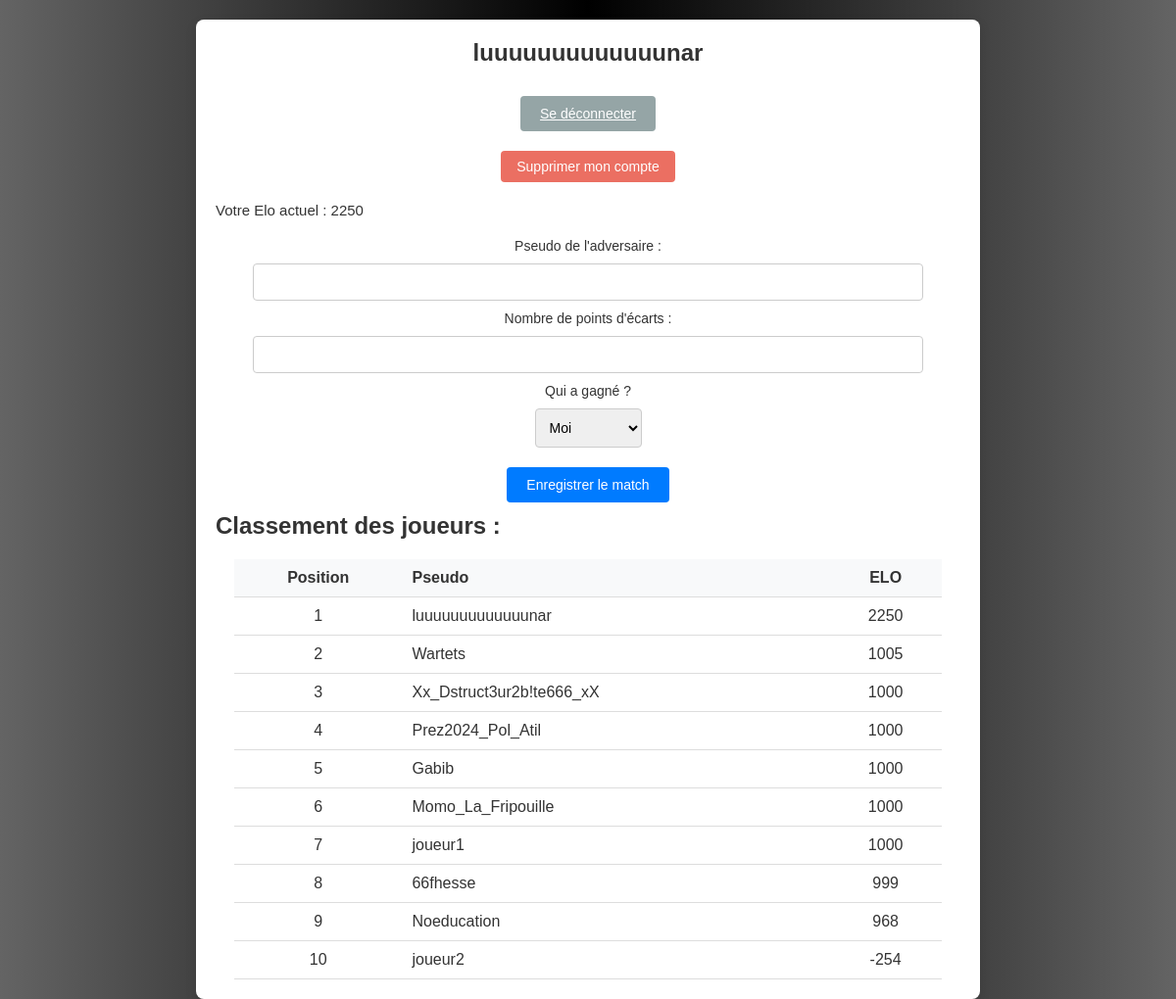
The app's page / (signed in) with its own data.
### app.py (models this page shows)
class User(db.Model):
    id = db.Column(db.Integer, primary_key=True)
    username = db.Column(db.String(80), unique=True, nullable=False)
    password_hash = db.Column(db.String(120), nullable=False)
    elo = db.Column(db.Integer, default=1000)

### app.py (the view)
@app.route('/')
def index():
    if 'user_id' not in session:
        return redirect(url_for('login'))
    user = User.query.get(session['user_id'])
    leaderboard = User.query.order_by(User.elo.desc()).all()
    return render_template('index.html', user=user, leaderboard=leaderboard)

### templates/index.html (shortened to what this page needs)
<!DOCTYPE html>
<html lang="fr">
<head>
    <link rel="stylesheet" href="{{ url_for('static', filename='style.css') }}">
</head>
<body>
    <div class="container">
        <header>
            <h1><span>{{ user.username }}</span></h1>
        </header>
        <section class="log-button">
			<a href="{{ url_for('logout') }}" class="btn secondary">Se déconnecter</a>
			<form action="{{ url_for('delete_account') }}" method="POST" onsubmit="return confirm('Êtes-vous sûr de vouloir supprimer votre compte ?')">
				<button type="submit" class="btn danger">Supprimer mon compte</button>
			</form>
        </section>
        <section class="elo">
            <p id="nbElo">Votre Elo actuel : {{ user.elo }}</p>
			<form action="{{ url_for('play_match') }}" method="POST" class="match-form" onsubmit="return validateMatchForm();">
				<label for="player2_username">Pseudo de l'adversaire :</label>
				<input id="player2_username" name="player2_username" required>
				<label for="points">Nombre de points d'écarts :</label>
				<input type="number" id="points" name="points" required>
				<label for="winner">Qui a gagné ?</label>
				<select name="winner" id="winner">
					<option value="1">Moi</option>
				</select>
				<button type="submit" class="btn primary">Enregistrer le match</button>
			</form>
        </section>
        <section class="leaderboard">
            <h2>Classement des joueurs :</h2>
            <table>
                <thead>
                    <tr>
                        <th style="text-align: center;">Position</th>
                        <th>Pseudo</th>
                        <th style="text-align: center;">ELO</th>
                    </tr>
                </thead>
                <tbody>
                    {% for player in leaderboard %}
                        <tr>
                            <td style="text-align: center;">{{ loop.index }}</td>
                            <td>{{ player.username }}</td>
                            <td style="text-align: center;">{{ player.elo }}</td>
                        </tr>
                    {% endfor %}
                </tbody>
            </table>
        </section>
    </div>
</body>
</html>

### static/style.css (style rules this page uses)
* { margin: auto; padding: 0; box-sizing: border-box; }
body { font-family: 'Arial', sans-serif; background: rgb(100,100,100); background: -moz-linear-gradient(90deg, rgba(100,100,100,1) 0%, rgba(0,0,0,1) 50%, rgba(100,100,100,1) 100%); background: -webkit-linear-gradient(90deg, rgba(100,100,100,1) 0%, rgba(0,0,0,1) 50%, rgba(100,100,100,1) 100%); background: linear-gradient(90deg, rgba(100,100,100,1) 0%, rgba(0,0,0,1) 50%, rgba(100,100,100,1) 100%); filter: progid:DXImageTransform.Microsoft.gradient(startColorstr="#646464",endColorstr="#646464",GradientType=1); color: #333; display: flex; justify-content: center; align-items: center; height: 100vh; padding: 20px; }
.container { max-width: 800px; width: 90%; background-color: white; padding: 20px; border-radius: 8px; box-shadow: 0 4px 12px rgba(0, 0, 0, 0.1); }
header h1 { font-size: 24px; margin-bottom: 20px; text-align: center; }
#nbElo { font-size: 15px; margin-bottom: 20px; }
button, .btn { margin: auto; background-color: #007bff; color: white; border: none; padding: 10px 20px; font-size: 14px; border-radius: 4px; cursor: pointer; transition: background-color 0.3s ease; margin-bottom: 10px; margin-top: 10px; }
.btn.danger { background-color: #e74c3c; padding: 8px 16px; opacity: 0.8; }
.btn.secondary { background-color: #95a5a6; }
form { display: flex; flex-direction: column; gap: 10px; }
form input, form select { padding: 10px; font-size: 14px; border-radius: 4px; border: 1px solid #ccc; }
form input { width: 90%; }
form label { font-size: 14px; }
table { width: 95%; margin-top: 20px; border-collapse: collapse; }
table th, table td { padding: 10px; text-align: left; border-bottom: 1px solid #ddd; }
table th { background-color: #f8f9fa; }
.log-button { display: flex; flex-direction: column; align-items: center; margin-top: 10px; margin-bottom: 10px; }

### records on screen
User: elo "2250", username "luuuuuuuuuuuuunar"
User: username "Wartets", elo "1005"
User: username "Xx_Dstruct3ur2b!te666_xX", elo "1000"
User: username "Prez2024_Pol_Atil", elo "1000"
User: username "Gabib", elo "1000"
User: username "Momo_La_Fripouille", elo "1000"
User: username "joueur1", elo "1000"
User: username "66fhesse", elo "999"
User: username "Noeducation", elo "968"
User: username "joueur2", elo "-254"
